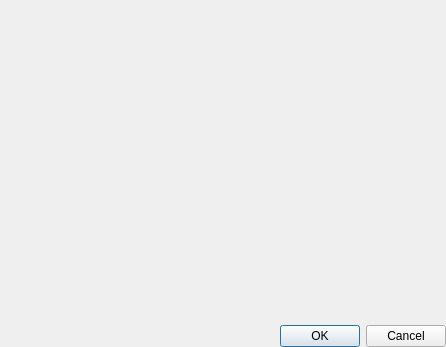
<?xml version="1.0" encoding="UTF-8"?>
<ui version="4.0">
 <comment>*********************************************************************
**
** Copyright (C) 2012 Digia Plc and/or its subsidiary(-ies).
** Contact: http://www.qt-project.org/legal
**
** This file is part of the tools applications of the Qt Toolkit.
**
** $QT_BEGIN_LICENSE:LGPL$
** Commercial License Usage
** Licensees holding valid commercial Qt licenses may use this file in
** accordance with the commercial license agreement provided with the
** Software or, alternatively, in accordance with the terms contained in
** a written agreement between you and Digia.  For licensing terms and
** conditions see http://qt.digia.com/licensing.  For further information
** use the contact form at http://qt.digia.com/contact-us.
**
** GNU Lesser General Public License Usage
** Alternatively, this file may be used under the terms of the GNU Lesser
** General Public License version 2.1 as published by the Free Software
** Foundation and appearing in the file LICENSE.LGPL included in the
** packaging of this file.  Please review the following information to
** ensure the GNU Lesser General Public License version 2.1 requirements
** will be met: http://www.gnu.org/licenses/old-licenses/lgpl-2.1.html.
**
** In addition, as a special exception, Digia gives you certain additional
** rights.  These rights are described in the Digia Qt LGPL Exception
** version 1.1, included in the file LGPL_EXCEPTION.txt in this package.
**
** GNU General Public License Usage
** Alternatively, this file may be used under the terms of the GNU
** General Public License version 3.0 as published by the Free Software
** Foundation and appearing in the file LICENSE.GPL included in the
** packaging of this file.  Please review the following information to
** ensure the GNU General Public License version 3.0 requirements will be
** met: http://www.gnu.org/copyleft/gpl.html.
**
**
** $QT_END_LICENSE$
**
*********************************************************************</comment>
 <class>QtGradientViewDialog</class>
 <widget class="QDialog" name="QtGradientViewDialog">
  <property name="geometry">
   <rect>
    <x>0</x>
    <y>0</y>
    <width>446</width>
    <height>347</height>
   </rect>
  </property>
  <property name="windowTitle">
   <string>Select Gradient</string>
  </property>
  <property name="styleSheet">
   <string notr="true">.Box
{
	board:none;
	background: qlineargradient(spread:pad, x1:0, y1:0, x2:1, y2:1, stop:0.00568182 rgba(191, 255, 253, 255), stop:0.340909 rgba(255, 223, 255, 255), stop:0.693182 rgba(255, 255, 200, 255), stop:1 rgba(255, 255, 255, 255));
}
.Box .View QListWidget
{
	background: qlineargradient(spread:pad, x1:0, y1:0, x2:1, y2:1, stop:0.00568182 rgba(191, 255, 253, 255), stop:0.340909 rgba(255, 223, 255, 255), stop:0.693182 rgba(255, 255, 200, 255), stop:1 rgba(255, 255, 255, 255));
}
.Box QPushButton {
	font: 75 12pt &quot;Consolas&quot;;
    color: black;
    background: qlineargradient(spread:pad, x1:0, y1:0, x2:1, y2:0, stop:0 rgba(62, 106, 150, 255), stop:1 rgba(255, 244, 232, 255));
    border: none;
    padding: 0px 10px 2px 10px;
    min-height: 30px;
    max-height: 30px;
	min-width: 80px;
    font-size: 16px;
    qproperty-flat: true;
}
.Box QPushButton:hover {
    color: #DDD;
}
.Box QPushButton:pressed {
    color: #333;
}
</string>
  </property>
  <property name="class" stdset="0">
   <string>Box</string>
  </property>
  <layout class="QVBoxLayout">
   <property name="spacing">
    <number>0</number>
   </property>
   <property name="margin">
    <number>0</number>
   </property>
   <item>
    <widget class="QtGradientView" name="gradientView">
     <property name="sizePolicy">
      <sizepolicy hsizetype="MinimumExpanding" vsizetype="MinimumExpanding">
       <horstretch>0</horstretch>
       <verstretch>0</verstretch>
      </sizepolicy>
     </property>
     <property name="class" stdset="0">
      <string>View</string>
     </property>
    </widget>
   </item>
   <item>
    <widget class="QDialogButtonBox" name="buttonBox">
     <property name="styleSheet">
      <string notr="true"/>
     </property>
     <property name="orientation">
      <enum>Qt::Horizontal</enum>
     </property>
     <property name="standardButtons">
      <set>QDialogButtonBox::Cancel|QDialogButtonBox::Ok</set>
     </property>
     <property name="class" stdset="0">
      <string>PushButton</string>
     </property>
    </widget>
   </item>
  </layout>
 </widget>
 <customwidgets>
  <customwidget>
   <class>QtGradientView</class>
   <extends>QFrame</extends>
   <header>qtgradientview.h</header>
   <container>1</container>
  </customwidget>
 </customwidgets>
 <resources/>
 <connections>
  <connection>
   <sender>buttonBox</sender>
   <signal>accepted()</signal>
   <receiver>QtGradientViewDialog</receiver>
   <slot>accept()</slot>
   <hints>
    <hint type="sourcelabel">
     <x>72</x>
     <y>224</y>
    </hint>
    <hint type="destinationlabel">
     <x>21</x>
     <y>243</y>
    </hint>
   </hints>
  </connection>
  <connection>
   <sender>buttonBox</sender>
   <signal>rejected()</signal>
   <receiver>QtGradientViewDialog</receiver>
   <slot>reject()</slot>
   <hints>
    <hint type="sourcelabel">
     <x>168</x>
     <y>233</y>
    </hint>
    <hint type="destinationlabel">
     <x>152</x>
     <y>251</y>
    </hint>
   </hints>
  </connection>
 </connections>
</ui>
